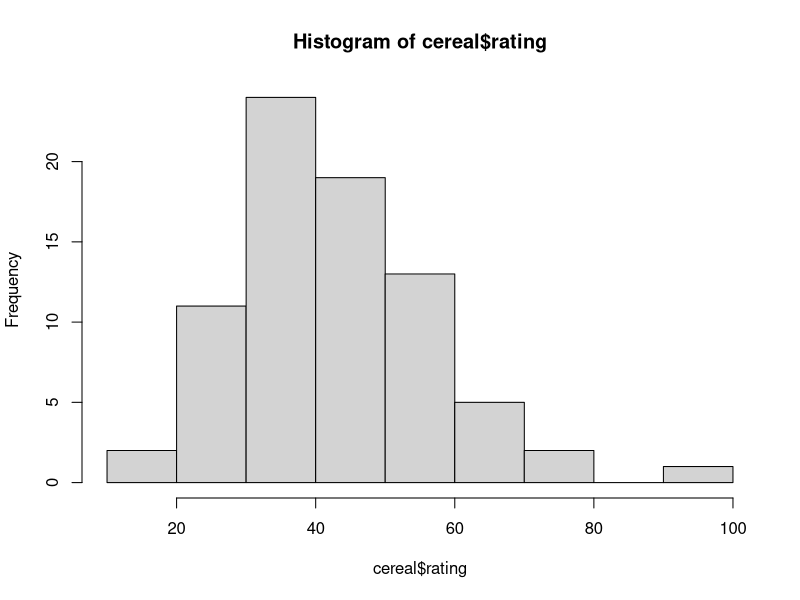
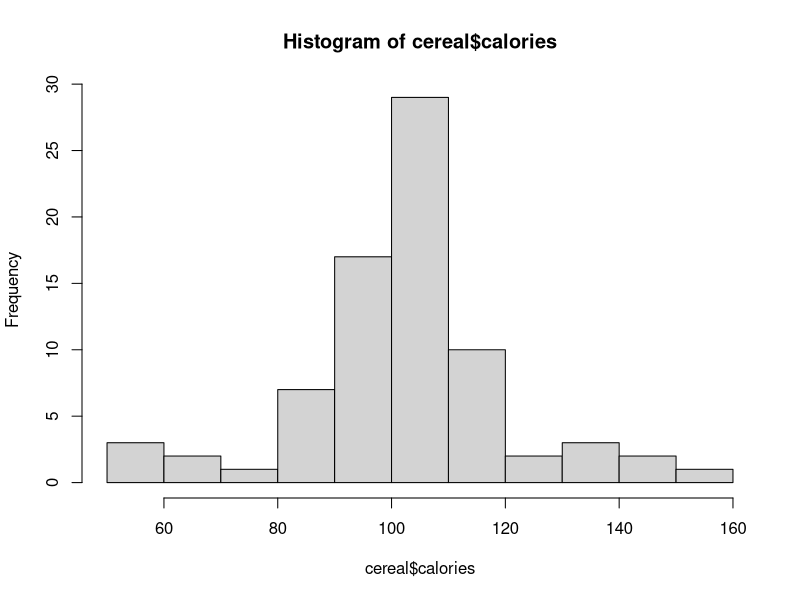
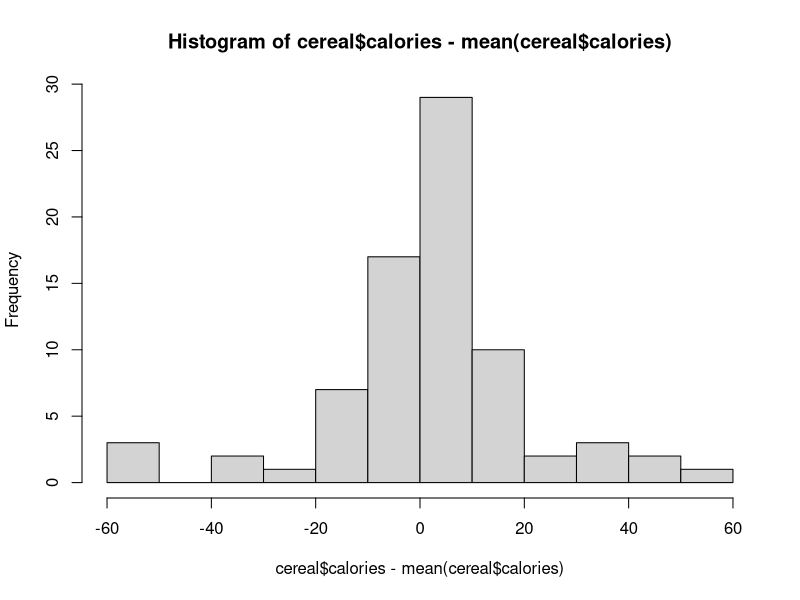

Generate these figures, in order, with R:
####################################################
##                                                ##
##                   103B Lab 9                   ##
##              Multiple Regression               ##
##                                                ##
####################################################

# Disable scientific notation
options(scipen=999)

# Load tidyverse package & set working directory
library(tidyverse)

# setwd("")

# Today, we will use a dataset called cereal. This is
# a dataset of many different types of cereals, with several
# variables related to the nutritional value of each of them. We also
# have a "rating" value for each cereal. Let's read that in
# and take a quick look::
cereal <- read_csv('cereal_103B.csv')
glimpse(cereal)

# Let's look specifically at this rating variable with a histogram:
hist(cereal$rating)


# This cereal dataset is real data that I got online
# (except for the Sodium and Calories level variables, that
# I added later for a different class, based on the continuous
# sodium and calories variables). But it didn't come with a very
# good explanation of where this information came from.
# I've looked around specifically to find out what the "ratings" are,
# and the best I could find was someone saying they came from
# a Consumer Reports report. If you are unfamiliar with CR,
# they rate all types of products on various important characteristics
# and then give it a final score. So it sounds like that final
# score is what these ratings are.

# It's safe to assume that characteristics of each cereal may have
# influenced the rating it received, right? For example,
# maybe the rated more sugary cereals higher, or maybe
# since cereal is typically a morning meal,
# its fiber content might be more important to perceptions
# of it. So let's see if we can predict which of these factors
# contribute to higher ratings!

# We could use a single predictor in a simple regression,
# but it's reasonable to assume that more than one thing
# impacts whether a cereal is rated high or not.

# Multiple regression allows us to use more than one variable (predictor)
# to predict a specific outcome (cereal rating).

# Modifying the regression equation from simple to multiple regression
# is pretty simple:

# Y_i = B_0 +  b_1 * X_1i + b_2 * X_2i + e
# For each predictor we add, we get another slope

# In R it's also equally as simple.
# Let's see if calories and sugars are good
# predictors of cereal ratings:
fit1 <- lm(rating ~ calories + sugars, data = cereal)
summary(fit1)

# How can we interpret the output?
# Remember that the intercept represents the cereal rating
# when *each* of the predictors are 0.
# The predicted ratings for the cereal is 84.22 when
# the numbers of calories is 0 and sugars are 0.

# The slopes for each of the predictors represent the increase
# in the outcome (ratings) for a one unit increase in predictor 1
# (calories) holding predictor 2 (sugars) constant.

# The slope for calories is -.27.
# This means that holding sugars constant, increasing the calories
# by 1 point *decreases* the predicted rating by .27 points!

# The slope for sugars is -1.77. This means that holding
# calories constant, increasing the sugars by 1 point
# *decreases* the cereal rating by 1.77 points.

# Are these slopes significant? What does that mean?

# Let's look at the R squared. We use the Adjusted R-squared here.
# the R squared is .6715. Who can tell me what that means?

# This means that sugar and calories accounts for 67.15% of
# the variation in cereal ratings. That's very high!


# Centering ------
# #################@

# Sometimes (very often in psychology) we don't care about making
# inferences when the values of the predictors are zero, especially
# when many of our predictors don't have a meaningful zero value.
# In the example here, where would we even find a cereal with zero
# calories? That's not useful. In this case, we may want to use centering,
# which we briefly covered in class. We'll learn how to do that in R now.

# As we saw in the lectures,
# centering shifts all the values of a variable up or down so that the
# distribution of values remains the same, but the mean of that
# distribution changes. Commonly, we center the distribution on 0,
# such that the average value in the data becomes 0. Let's try this:

# Let's see what the calories variable looks
# like with a histogram:
hist(cereal$calories)

# To center it on the mean, we subtract its mean from the variable:
cereal$calories - mean(cereal$calories)

# That's not very useful, let's plot it as a histogram:
hist(cereal$calories - mean(cereal$calories))

# If you compare the two histograms, you can see they are
# the same, except that the mean of the first one is somewhere
# around 100, while the mean of the second one is zero.

# We'll want to keep this new variable,
# so lets add it to our dataset as calories_c.
cereal <- cereal %>%
  mutate(calories_c = calories - mean(calories),
         sugars_c = sugars - mean(sugars))


# Now let's fit the same model again (ratings predicted by
# calories and sugars), but with our centered predictors
# (calories_c and sugars_c):
fit2 <- lm(rating ~ calories_c + sugars_c, data = cereal)
summary(fit2)

# And compare it to our model with the original predictors.
summary(fit1)

# What differences do we see?
#
# The only meaningful change is in the intercept. The interpretation
# of the intercept is the same: it's the expected rating
# when the predictors are both zero. However, the zero for each
# predictor now means something different: it's the average observation
# in each variable. So the intercept now is more useful: it represents
# the expected rating for a cereal with average sugars and average calories!

# We can add more predictors if we want, but keep in mind that
# for each predictor we add, our interpretation becomes a little
# bit more complicated. For example, let's try predicting ratings
# from other nutritional variables in our data. Here are
# the variables we have again:

# Give me 3 nutritional variables that are in the dataset.
names(cereal)
# We will center them:
cereal <- cereal %>%
  mutate(vitamins_c = vitamins - mean(vitamins, na.rm = T),
         fat_c = fat - mean(fat, na.rm = T),
         fiber_c = fiber-mean(fiber, na.rm = T))

# And run the model:
fit3 <- lm(rating ~ vitamins_c + fat_c + fiber_c, data = cereal)
summary(fit3)

# How can we interpret the effects here?
# Intercept: Expected rating for a cereal with average vitamin content, average, fat content,
#            and average fiber content
# Vitamins_c: Expected decrease in rating for a 1 unit increase in vitamin content, holding 
#             fat and fiber content constant
# Fat_c: Expected decrease in rating for a 1 unit increase in vitamin content, holding 
#        vitamin and fiber content constant
# Fiber_c: Expected increase in rating for a 1 unit increase in vitamin content, holding 
#        vitamin and fiber content constant

# How would this be different if we hadn't centered the variables?